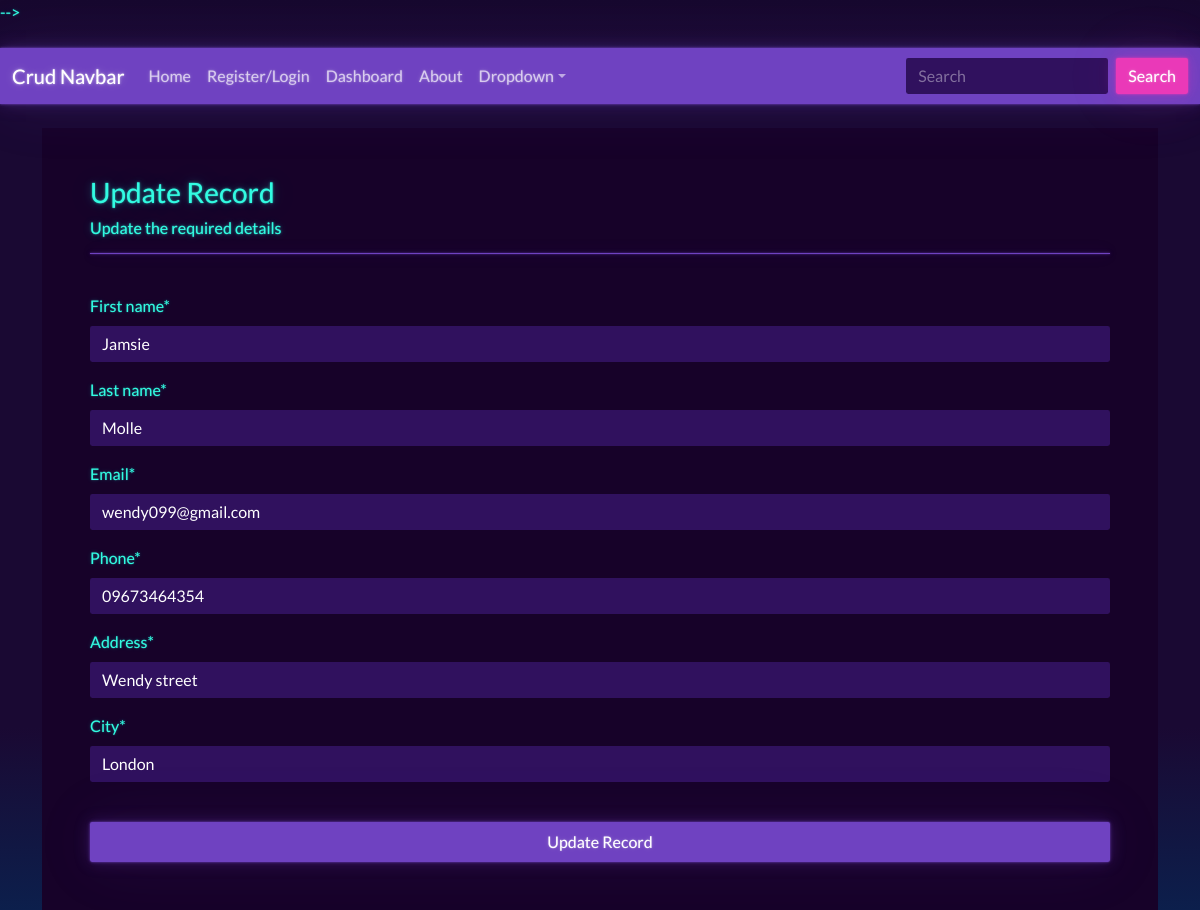
The page /update-record/8 (signed in) on the database its author committed.
### website/models.py (models this page shows, shortened)
class Record(models.Model):
    creation_data = models.DateTimeField(auto_now_add = True)
    first_name = models.CharField(max_length = 100, default="")
    last_name = models.CharField(max_length = 100)
    email = models.CharField(max_length = 255)
    phone = models.CharField(max_length = 20)
    address = models.CharField(max_length = 255)
    city = models.CharField(max_length = 255)
    creation_data = models.DateTimeField(auto_now_add=True)

### website/views.py (the view)
# urls.py: path('update-record/<int:pk>',views.update_record, name="update-record"),
@login_required(login_url="login")
def update_record(request, pk):
    record = get_object_or_404(Record, id=pk)
    update_form = CreateRecordForm(instance=record)
    if request.method == "POST":
        update_form = CreateRecordForm(request.POST, instance=record)
        if update_form.is_valid():
            update_form.save()
            return redirect('dashboard')
    return render(request,"pages/update_record.html",{"update_form":update_form})

### website/forms.py
class CreateRecordForm(forms.ModelForm):
    class Meta:
        model = Record
        fields = ['first_name', 'last_name','email','phone','address','city']

### website/templates/pages/update_record.html (shortened to what this page needs)
{% extends 'pages/base.html' %}
{% load crispy_forms_tags %}
{% block content %}
<br>
<div class="container bg-dark p-5 form-layout">
    <h3> Update Record</h3>
    <h6> Update the required details </h6>
    <hr>
    <br>
    <form method="POST" autocomplete="off">
        {{update_form|crispy}}
        <br>
        <button type = "submit" class="btn btn-primary w-100 btn-block p-2 ">
           Update Record
        </button>
    </form>
</div>
{% endblock %}

### static/css/style.css (style rules this page uses)
body { background-color:rgb(63, 197, 6); }

### rows shown on the page
Record: first_name "Jamsie", last_name "Molle", email "wendy099@gmail.com", phone "09673464354", address "Wendy street", city "London"
